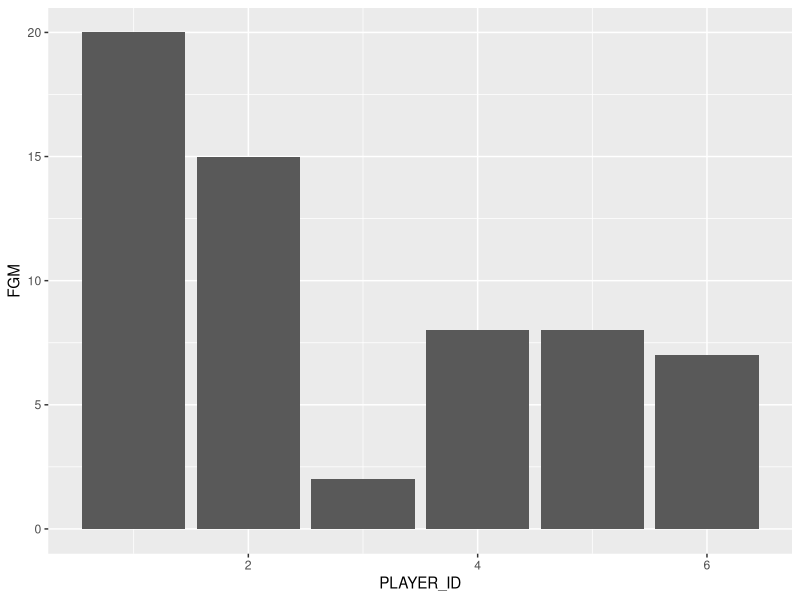
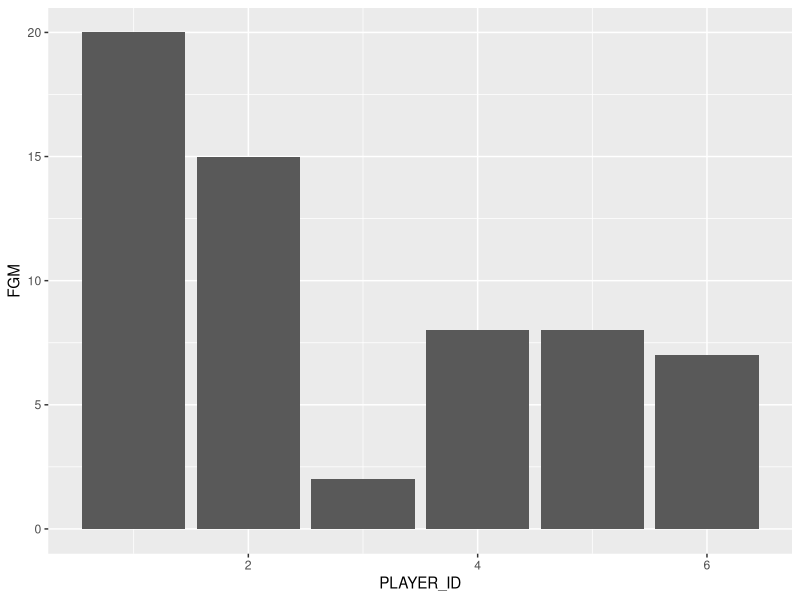

The R script that drew these images, in order:
library(ggplot2) 

my_data <- tibble::tribble(
  ~GAME_ID, ~TEAM_ID, ~PLAYER_ID, ~FGM, ~FG3M, ~FTM,
      1000,      100,          1,   10,    12,   12,
      1000,      100,          2,    4,     4,    7,
      1000,      200,          3,    2,     6,    5,
      1000,      200,          4,    8,     2,    7,
      2000,      100,          1,   10,     4,   10,
      2000,      100,          2,   11,     5,    4,
      2000,      300,          5,    8,    10,    9,
      2000,      300,          6,    7,     6,    3
)

ggplot(my_data, aes(x = PLAYER_ID, y = FGM)) +
  geom_bar(stat = "identity")

ggsave("my_plot.png", width = 8, height = 6)  # Save the plot to a file
